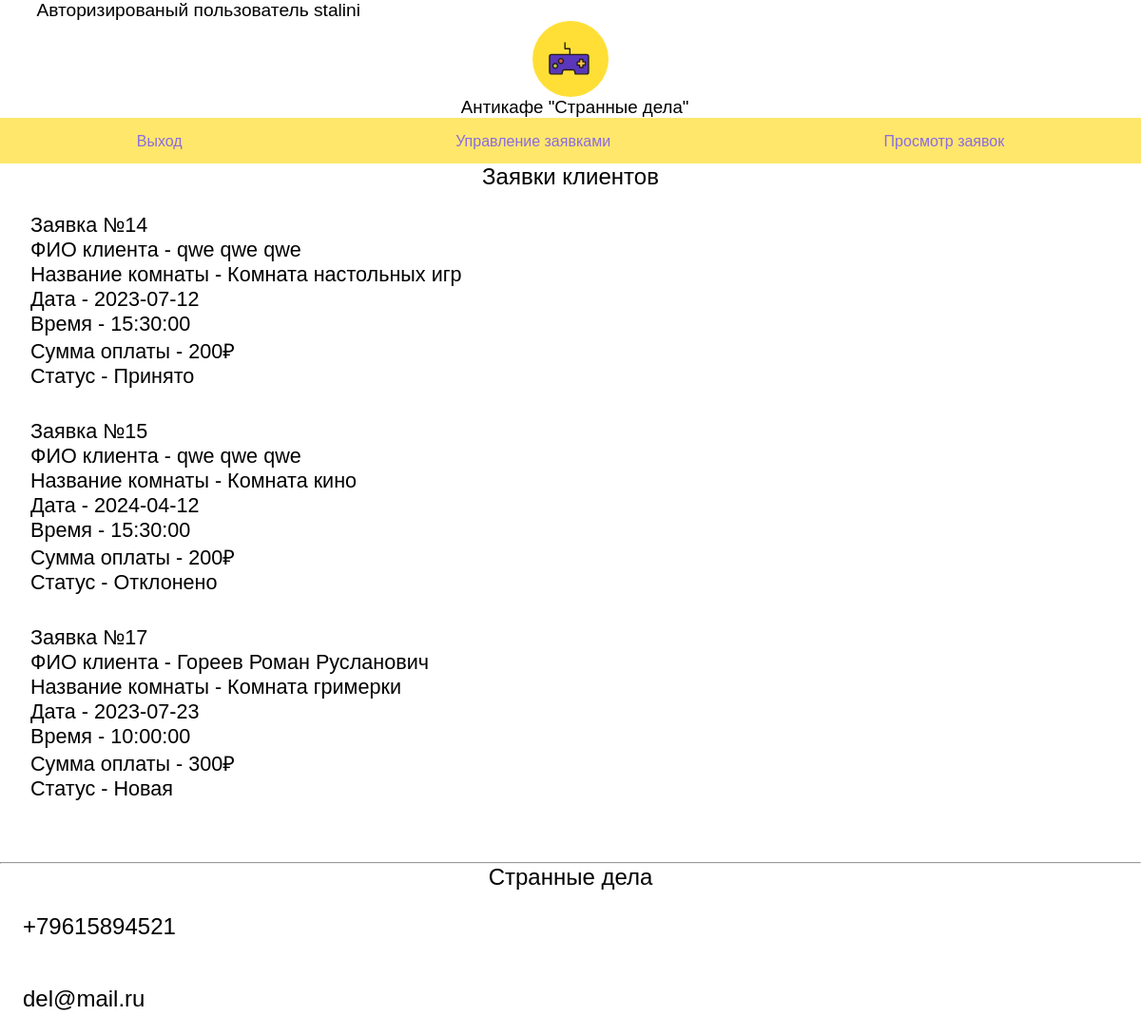
Page /employee/check_Orders.php (signed in) on the committed database.
### tables this page shows
CREATE TABLE `users` (
  `id_user` int NOT NULL,
  `surname` varchar(50) NOT NULL,
  `name` varchar(50) NOT NULL,
  `patronymic` varchar(50) NOT NULL,
  `birthday` date NOT NULL,
  `email` varchar(100) NOT NULL,
  `login` varchar(100) NOT NULL,
  `password` varchar(100) NOT NULL,
  `phone` varchar(12) NOT NULL,
  `role` int NOT NULL
);

CREATE TABLE `orders` (
  `id_order` int NOT NULL,
  `id_client` int NOT NULL,
  `id_employee` int NOT NULL,
  `phone` varchar(12) NOT NULL,
  `date` date NOT NULL,
  `date_booking` date NOT NULL,
  `time_booking` time NOT NULL,
  `room` int NOT NULL
);

CREATE TABLE `rooms` (
  `id_room` int NOT NULL,
  `title_room` varchar(100) NOT NULL,
  `quantity` int NOT NULL,
  `description` varchar(500) NOT NULL,
  `photo` varchar(100) NOT NULL,
  `cost` int NOT NULL,
  `location` varchar(100) NOT NULL
);

CREATE TABLE `status_order` (
  `id_title_status_order` int NOT NULL,
  `title_status` varchar(50) NOT NULL
);

### employee/check_Orders.php (the view, shortened to what this page needs)
<?php
include("../header.php");
include("../connect.php");
$sql_orders = "SELECT orders.id_order, date_booking, time_booking, cost, room, title_room, id_status, users.surname, users.name, users.patronymic
    FROM orders
    JOIN rooms ON rooms.id_room = orders.room
    JOIN order_status ON order_status.id_order = orders.id_order
    JOIN users ON users.id_user = orders.id_client";
$result_orders = mysqli_query($con, $sql_orders);
?>
<div class="container">
    <h3>
        Заявки клиентов
    </h3>
    <div class="orders">
        <?php
        if (mysqli_num_rows($result_orders) > 0) {
            while ($order = mysqli_fetch_assoc($result_orders)) {
                $id_status = $order["id_status"];
                $sql_status = "SELECT title_status FROM `status_order` WHERE id_title_status_order =" . $id_status;
                $result_status = mysqli_query($con, $sql_status);
                $status = mysqli_fetch_assoc($result_status);
                ?>
                <div class="order" style="width: 15rem;">
                    <div class="order-body">
                        <p class="card-text">Заявка №<?=$order["id_order"];?></p>
                        <p class="card-text">ФИО клиента - <?=$order["surname"];?> <?=$order["name"];?> <?=$order["patronymic"];?></p>
                        <p class="card-text">Название комнаты - <?=$order["title_room"];?></p>
                        <p class="card-text">Дата - <?=$order["date_booking"];?></p>
                        <p class="card-text">Время - <?=$order["time_booking"];?></p>
                        <p class="card-text">Сумма оплаты - <?=$order["cost"];?>₽</p>
                        <p class="card-text">Статус - <?=$status["title_status"]?></p>
                    </div>
                </div>
                <?php
            }
        } else {
            echo "Нет доступных заявок.";
        }
        ?>
    </div>
</div>
<?php
include("../footer.php");
?>

### header.php (shortened to what this page needs)
<?php
$user_role = empty($_SESSION["user"]["role"])?false:$_SESSION["user"]["role"];
include("connect.php");
if(!empty($_SESSION["user"])){
$sql_header = "SELECT login FROM `users` WHERE id_user =" . $_SESSION["user"]["id_user"];
$result_header = mysqli_query($con,$sql_header);
$login_header = mysqli_fetch_assoc($result_header);
}
?>
<!DOCTYPE html>
<html lang="en">
<head>
    <link rel="stylesheet" href="/css/style.css">
</head>
<body>
    <header>
        <?php if(!empty($_SESSION["user"])){ ?>
        <p>Авторизированый пользователь <?=$login_header["login"]?></p>
        <?php } ?>
        <img src="/img/icon/play-game-svgrepo-com.svg" alt="">
        <h3>Антикафе "Странные дела"</h3>
        <nav>
            <ul class="list-navigation">
                <?php if(!$user_role) { ?>
                <li>
                    <button class="header-button">
                        <a href="index.php">О нас</a>
                        </button>
                </li>
                <li>
                    <button class="header-button">
                        <a href="catalog.php">Комнаты</a>
                    </button>
                </li>
                <li>
                    <button class="header-button">
                        <a href="where.php">Где нас найти</a>
                    </button>
                </li>
                <li>
                    <button class="header-button">
                        <a href="autorization.php">Вход</a>
                    </button>
                </li>
                <li>
                    <button class="header-button">
                        <a href="registration.php">Регистрация</a>
                    </button>
                </li>
                <?php } elseif($user_role == 3) { ?>
                    <li>
                    <button class="header-button">
                        <a href="../logout.php">Выход</a>
                    </button>
                </li>
                <li>
                    <button class="header-button">
                        <a href="employee.php">Управление заявками</a>
                    </button>
                </li>
                <li>
                    <button class="header-button">
                        <a href="check_Orders.php">Просмотр заявок</a>
                    </button>
                </li>
                <?php } ?>
            </ul>
        </nav>
    </header>

### css/style.css (style rules this page uses)
* { font-family: Arial, Helvetica, sans-serif; margin: 0; padding: 0; }
a { text-decoration: none; color: #8B6CE0; }
.container { display: flex; flex-direction: column; justify-content: center; }
P { font-size: 0.8em; }
header { display: flex; flex-direction: column; }
.header-button { background-color: #FFE76B; border:none; }
.header-button a { font-size: 1.2em; }
header h3 { margin-left: 0.5em; font-weight: 400; text-align: center; }
header img { width: 5em; height: 5em; align-self: center; }
header nav { background-color:#FFE76B; padding-top:1em; height: 2em; }
.list-navigation { list-style: none; display: flex; flex-direction: row; justify-content: space-around; }
header p { padding-left:2em; font-size: 1.2em; }
.container h3 { text-align: center; font-size: 1.5em; font-weight: 400; margin-bottom: 1em; }
.card-text { font-size: 0.9em; }
.order { min-width: 30em; display: flex; flex-direction: column; margin-bottom: 2em; margin-left: 2em; }
.order-body { font-size: 1.5em; }

### rows in the picture
users: login "stalini"
orders: id_order "14", id_client.surname "qwe", id_client.name "qwe", id_client.patronymic "qwe", room.title_room "Комната настольных игр", date_booking "2023-07-12", time_booking "15:30:00", room.cost "200", status_order.title_status "Принято"
orders: id_order "15", id_client.surname "qwe", id_client.name "qwe", id_client.patronymic "qwe", room.title_room "Комната кино", date_booking "2024-04-12", time_booking "15:30:00", room.cost "200", status_order.title_status "Отклонено"
orders: id_order "17", id_client.surname "Гореев", id_client.name "Роман", id_client.patronymic "Русланович", room.title_room "Комната гримерки", date_booking "2023-07-23", time_booking "10:00:00", room.cost "300", status_order.title_status "Новая"
